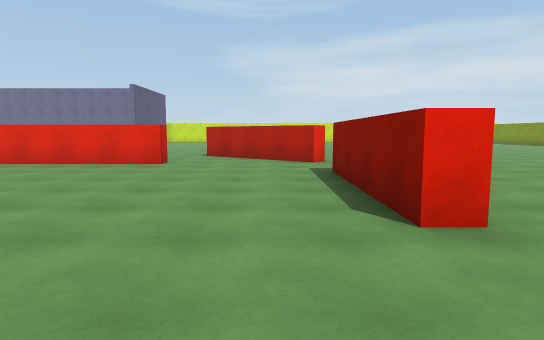
[1] (above)

22 first-person views from a walk through a 3-D level made in the Unity game engine. The camera is 1.4 m above the floor, tilts 6° down and sees 75° across. The floor is counted in squares, 2 m on a side. Each view is taken from the middle of a square. On the plan, view 1 faces up. The plan holds only what a view shows up to about 11 squares ahead; the rest is blank. The place goes on beyond the plan. The player character is not drawn. Some animated figures are not drawn.

[2]
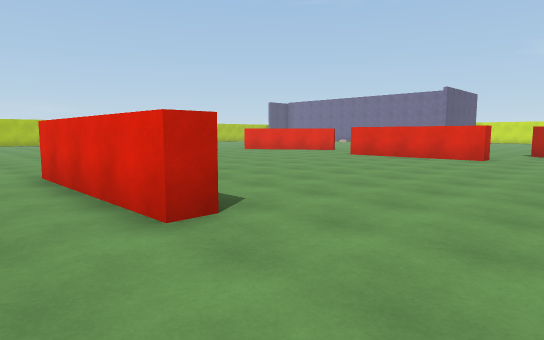

[3]
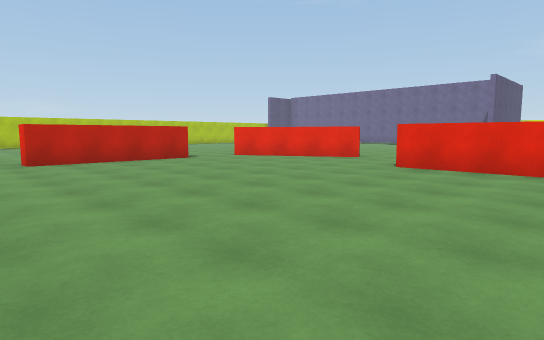

[4]
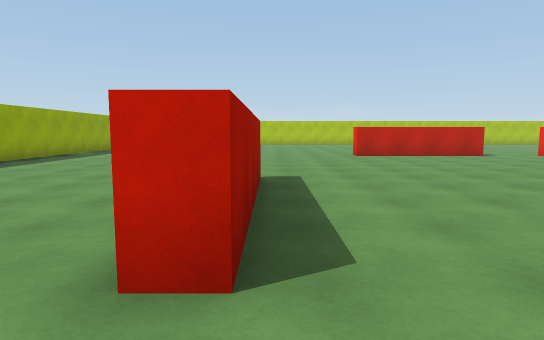

[5]
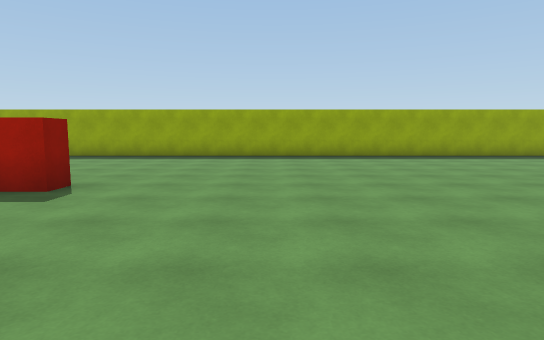

[6]
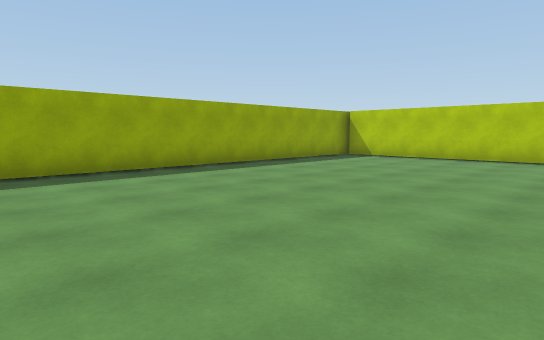

[7]
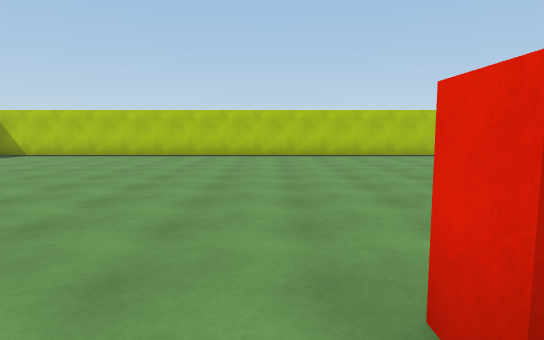

[8]
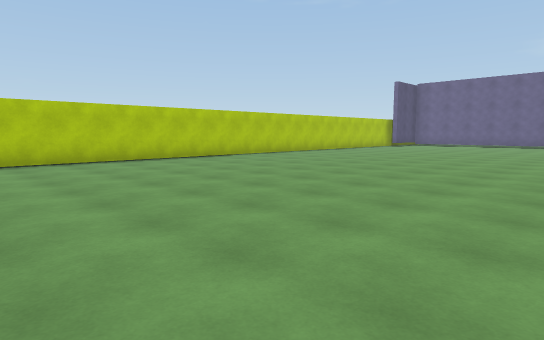

[9]
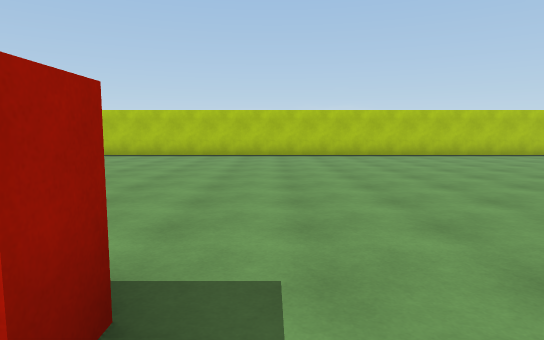

[10]
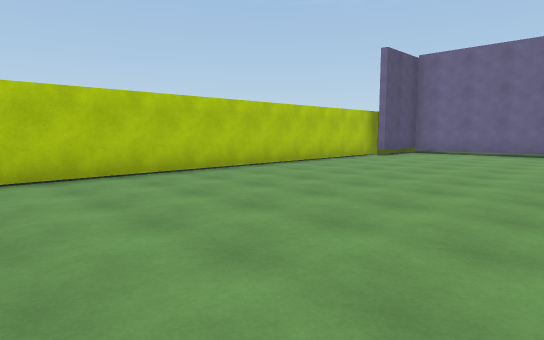

[11]
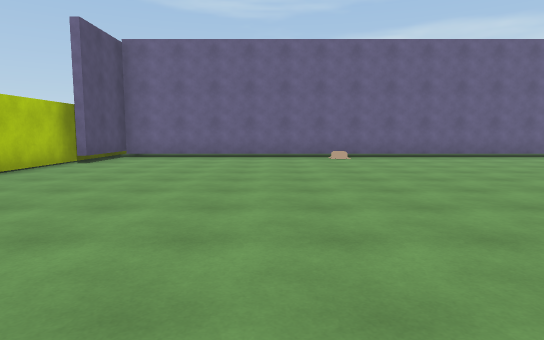

[12]
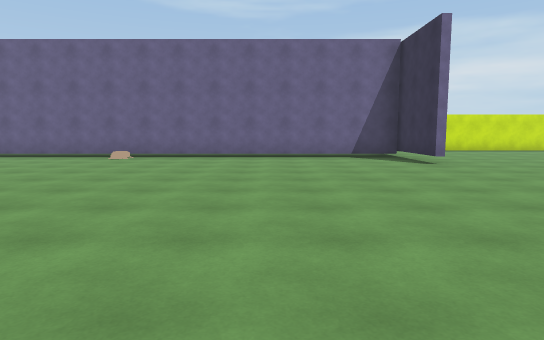

[13]
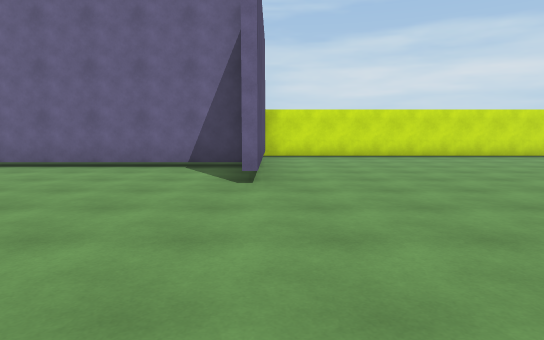

[14]
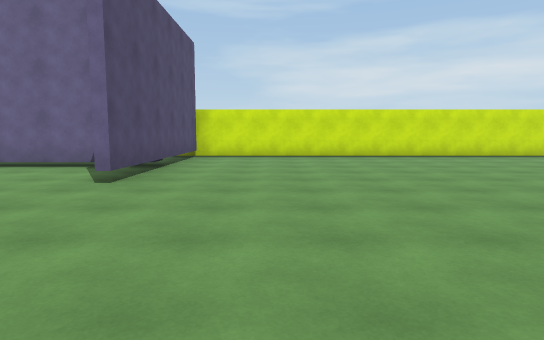

[15]
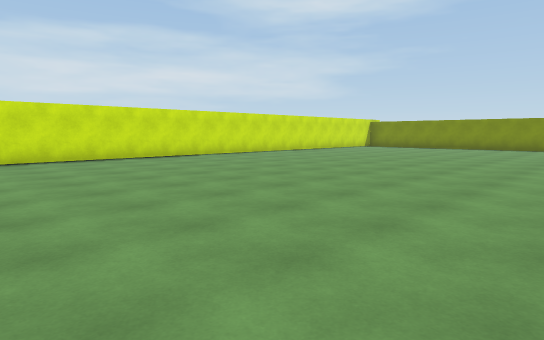

[16]
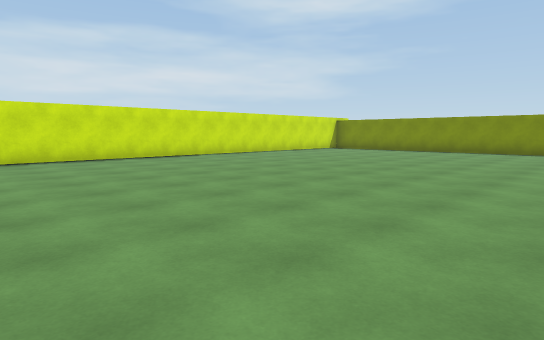

[17]
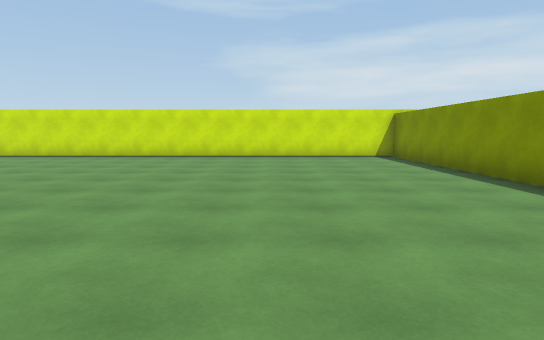

[18]
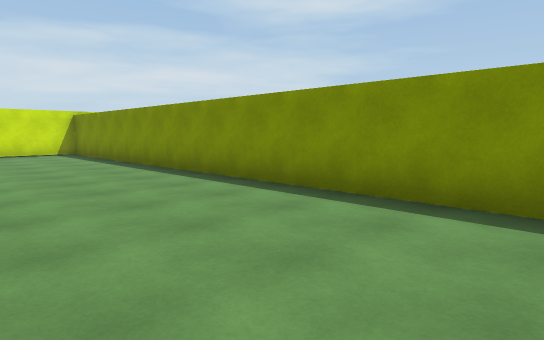

[19]
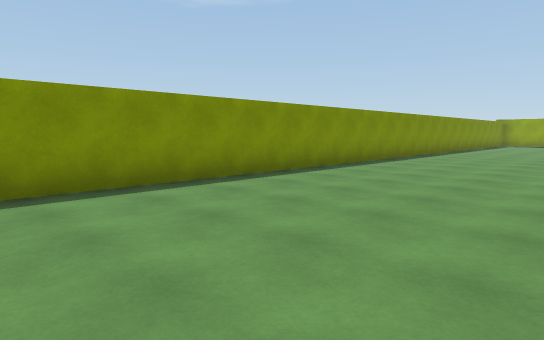

[20]
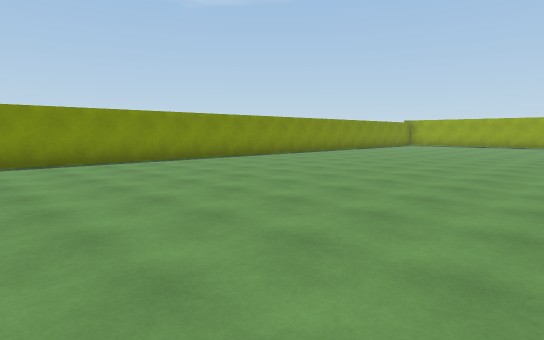

[21]
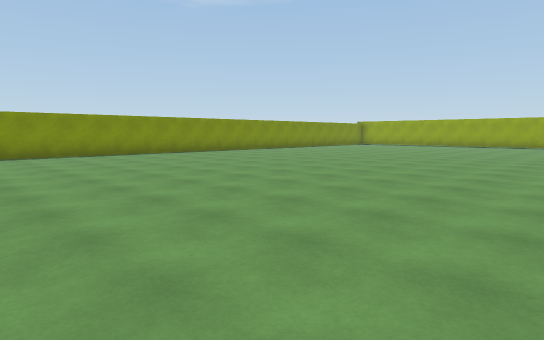

[22]
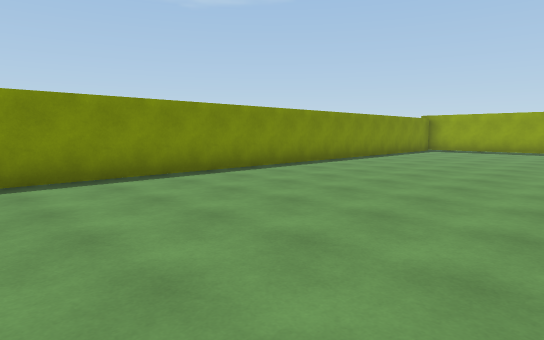

### Floor plan
Points are (right, up) in squares from view 1. A wall is a line through its corners. A room is listed if a view was taken in it or the views show most of it. See-through windows are left out.
Room 1 (views 1, 2, 3, 4, 5, 6, 7, 8, 9, 10, 11, 12, 13, 14, 15, 16, 17, 18, 19, 20, 21, 22)
walls: (-2.5, 8.5) (-2.5, 7.9) (-6.4, 7.9); (1.3, 8.8) (1, 8.3) (-2, 10.8); (-8.4, 10) (-11.9, 8.1); (1.6, 2.6) (1.1, 2.6) (1.1, 6.5); (-2.5, -0.2) (-2.5, -0.7) (-6.3, -0.7) (-6.3, -0.2) (-2.5, -0.2); (-12.2, 6.4) (-11.7, 6.4) (-11.7, 2.6) (-12.2, 2.6); (-7.4, 18.8) (-7.4, 21.2) (-21.2, 21.2) (-21.2, 19); (14.5, -2.1) (14.5, 24.4) (-7.2, 24.4) (-7.2, 18.8); (-21.7, 21.6) (-21.7, -6.2); (-21.4, -6.4) (-3, -6.4)

Where each view was taken, in squares from view 1:
view 1: 0 up, 0 right, facing up
view 2: 2 down, 0 right, facing up-left
view 3: 1 up, 3 left, facing up-left
view 4: 0 up, 1 left, facing left
view 5: 4 up, 9 left, facing down
view 6: 0 up, 12 left, facing down-left
view 7: 2 up, 11 left, facing left
view 8: 2 up, 13 left, facing up-left
view 9: 7 up, 11 left, facing left
view 10: 9 up, 16 left, facing up-left
view 11: 11 up, 17 left, facing up
view 12: 11 up, 11 left, facing up
view 13: 14 up, 7 left, facing up
view 14: 14 up, 5 left, facing up
view 15: 15 up, 2 left, facing up-right
view 16: 15 up, 1 right, facing up-right
view 17: 14 up, 11 right, facing up
view 18: 12 up, 11 right, facing up-right
view 19: 15 up, 10 right, facing down-right
view 20: 13 up, 6 right, facing down-right
view 21: 13 up, 3 right, facing down-right
view 22: 8 up, 9 right, facing down-right
